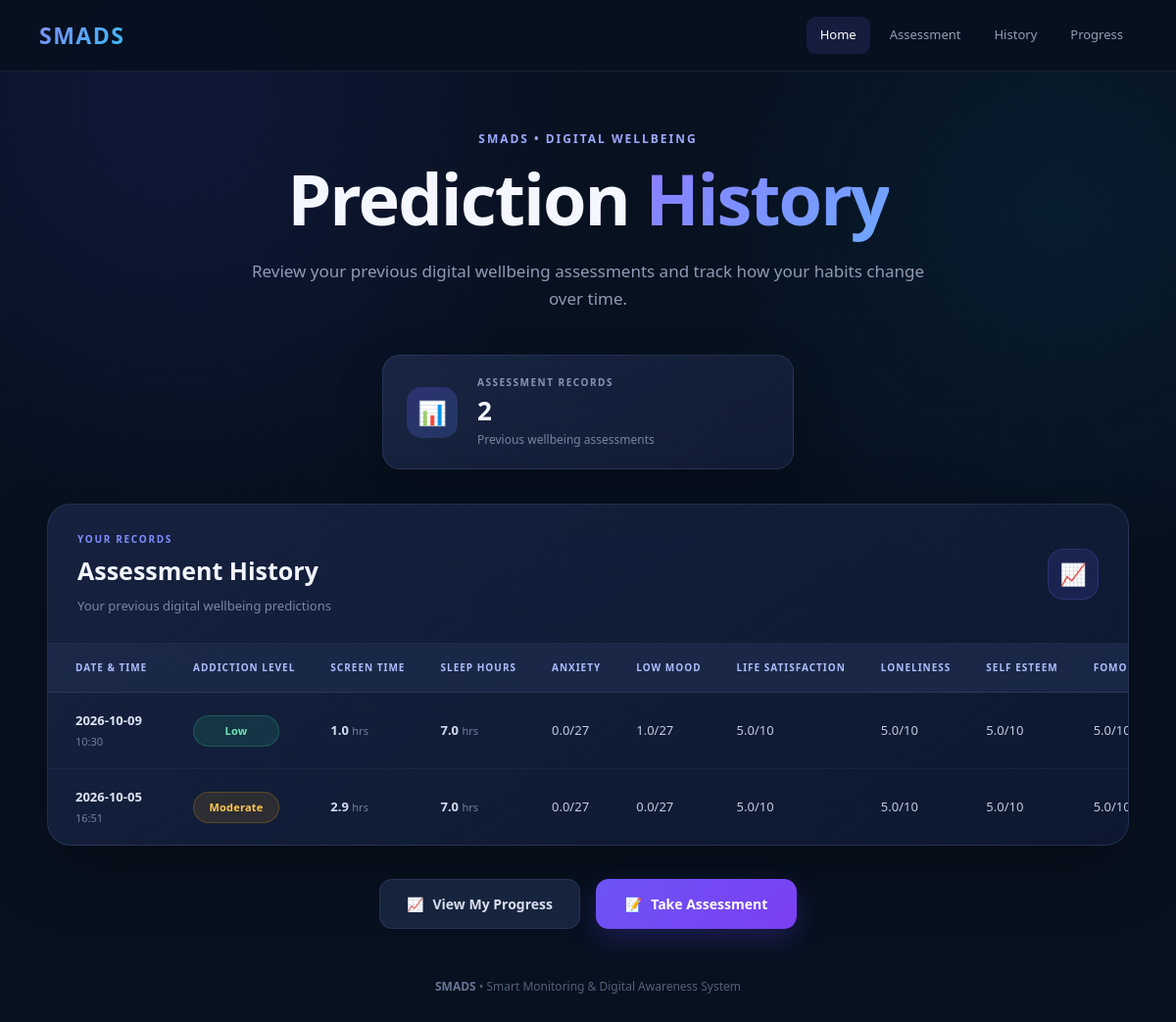
The app's page /history (signed in) with its own data.
### tables this page shows
CREATE TABLE predictions (

            id INTEGER PRIMARY KEY AUTOINCREMENT,

            user_id INTEGER NOT NULL,

            addiction_level TEXT NOT NULL,

            prediction_confidence REAL,

            daily_screen_hours REAL,

            avg_sleep_hours REAL,

            created_at TIMESTAMP DEFAULT CURRENT_TIMESTAMP, anxiety REAL, low_mood REAL, life_satisfaction REAL, loneliness REAL, self_esteem REAL, fomo REAL, social_comparison REAL, physical_activity REAL,

            FOREIGN KEY (user_id) REFERENCES users(id)

        );

### app.py (the view)
@app.route("/history")
@login_required
def history():
    connection = get_db_connection()
    predictions = connection.execute(
        """
        SELECT
            id,
            user_id,
            addiction_level,
            prediction_confidence,
            daily_screen_hours,
            avg_sleep_hours,
            anxiety,
            low_mood,
            life_satisfaction,
            loneliness,
            self_esteem,
            fomo,
            social_comparison,
            physical_activity,
            created_at
        FROM predictions
        WHERE user_id = ?
        ORDER BY created_at DESC
        """,
        (current_user.id,)
    ).fetchall()
    connection.close()
    return render_template(
        "history.html",
        predictions=predictions
    )

### app.py (called while the page is built)
def get_db_connection():
    connection = sqlite3.connect(
        "users.db"
    )
    connection.row_factory = sqlite3.Row
    return connection

@login_manager.user_loader
def load_user(user_id):
    connection = get_db_connection()
    user = connection.execute(
        """
        SELECT *
        FROM users
        WHERE id = ?
        """,
        (user_id,)
    ).fetchone()
    connection.close()
    if user:
        return User(
            user["id"],
            user["username"],
            user["email"]
        )
    return None

### templates/history.html (shortened to what this page needs)
<!DOCTYPE html>
<html lang="en">
<head>
    <link rel="stylesheet"
          href="{{ url_for('static', filename='style.css') }}">
</head>
<body>
<header class="main-header">
    <div class="header-content">
        <div class="logo">
            SMADS
        </div>
        <nav>
            <a href="{{ url_for('home') }}">
                Home
            </a>
            <a href="{{ url_for('assessment') }}">
                Assessment
            </a>
            <a href="{{ url_for('history') }}"
               class="active">
                History
            </a>
            <a href="{{ url_for('progress') }}">
                Progress
            </a>
        </nav>
    </div>
</header>
<main class="history-container">
    <section class="history-hero">
        <div class="history-eyebrow">
            SMADS • DIGITAL WELLBEING
        </div>
        <h1>
            Prediction
            <span>History</span>
        </h1>
        <p>
            Review your previous digital wellbeing assessments
            and track how your habits change over time.
        </p>
    </section>
    <section class="history-summary">
        <div class="summary-icon">
            📊
        </div>
        <div class="summary-content">
            <span>
                ASSESSMENT RECORDS
            </span>
            <strong>
                {{ predictions|length }}
            </strong>
            <p>
                Previous wellbeing assessments
            </p>
        </div>
    </section>
    <section class="history-card">
        <div class="history-card-header">
            <div>
                <div class="history-card-label">
                    YOUR RECORDS
                </div>
                <h2>
                    Assessment History
                </h2>
                <p>
                    Your previous digital wellbeing predictions
                </p>
            </div>
            <div class="history-card-icon">
                📈
            </div>
        </div>
        {% if predictions %}
        <div class="history-table-wrapper">
            <table class="history-table">
                <thead>
                    <tr>
                        <th>Date & Time</th>
                        <th>Addiction Level</th>
                        <th>Screen Time</th>
                        <th>Sleep Hours</th>
                        <th>Anxiety</th>
                        <th>Low Mood</th>
                        <th>Life Satisfaction</th>
                        <th>Loneliness</th>
                        <th>Self Esteem</th>
                        <th>FOMO</th>
                    </tr>
                </thead>
                <tbody>
                {% for prediction in predictions %}
                    <tr>
                        <td class="date-cell">
                            {% if prediction["created_at"] %}
                                <div class="date-main">
                                    {{ prediction["created_at"][:10] }}
                                </div>
                                <div class="date-time">
                                    {{ prediction["created_at"][11:16] }}
                                </div>
                            {% else %}
                                <span class="empty-value">
                                    —
                                </span>
                            {% endif %}
                        </td>
                        <td>
                            {% if prediction["addiction_level"] == "Low" %}
                                <span class="history-badge badge-low">
                                    Low
                                </span>
                            {% elif prediction["addiction_level"] == "Moderate" %}
                                <span class="history-badge badge-moderate">
                                    Moderate
                                </span>
                            {% elif prediction["addiction_level"] == "High" %}
                                <span class="history-badge badge-high">
                                    High
                                </span>
                            {% else %}
                                <span class="history-badge badge-default">
                                    {{ prediction["addiction_level"] or "Unknown" }}
                                </span>
                            {% endif %}
                        </td>
                        <td class="metric-cell">
                            {% if prediction["daily_screen_hours"] is not none %}
                                {{ "%.1f"|format(prediction["daily_screen_hours"]) }}
                                <span>hrs</span>
                            {% else %}
                                <span class="empty-value">—</span>
                            {% endif %}
                        </td>
                        <td class="metric-cell">
                            {% if prediction["avg_sleep_hours"] is not none %}
                                {{ "%.1f"|format(prediction["avg_sleep_hours"]) }}
                                <span>hrs</span>
                            {% else %}
                                <span class="empty-value">—</span>
                            {% endif %}
                        </td>
                        <td>
                            {% if prediction["anxiety"] is not none %}
                                {{ prediction["anxiety"] }}/27
                            {% else %}
                                <span class="empty-value">—</span>
                            {% endif %}
                        </td>
                        <td>
                            {% if prediction["low_mood"] is not none %}
                                {{ prediction["low_mood"] }}/27
                            {% else %}
                                <span class="empty-value">—</span>
                            {% endif %}
                        </td>
                        <td>
                            {% if prediction["life_satisfaction"] is not none %}
                                {{ prediction["life_satisfaction"] }}/10
                            {% else %}
                                <span class="empty-value">—</span>
                            {% endif %}
                        </td>
                        <td>
                            {% if prediction["loneliness"] is not none %}
                                {{ prediction["loneliness"] }}/10
                            {% else %}
                                <span class="empty-value">—</span>
                            {% endif %}
                        </td>
                        <td>
                            {% if prediction["self_esteem"] is not none %}
                                {{ prediction["self_esteem"] }}/10
                            {% else %}
                                <span class="empty-value">—</span>
                            {% endif %}
                        </td>
                        <td>
                            {% if prediction["fomo"] is not none %}
                                {{ prediction["fomo"] }}/10
                            {% else %}
                                <span class="empty-value">—</span>
                            {% endif %}
                        </td>
                    </tr>
                {% endfor %}
                </tbody>
            </table>
        </div>
        {% endif %}
    </section>
    <section class="history-actions">
        <a href="{{ url_for('progress') }}"
           class="history-secondary-button">
            📈
            <span>
                View My Progress
            </span>
        </a>
        <a href="{{ url_for('assessment') }}"
           class="history-primary-button">
            📝
            <span>
                Take Assessment
            </span>
        </a>
    </section>
    <footer class="history-footer">
        <strong>
            SMADS
        </strong>
        <span>
            • Smart Monitoring & Digital Awareness System
        </span>
    </footer>
</main>
</body>
</html>

### records on screen
predictions: created_at "2026-10-09", created_at "10:30", addiction_level "Low", daily_screen_hours "1.0", avg_sleep_hours "7.0", anxiety "0.0", low_mood "1.0", life_satisfaction "5.0", loneliness "5.0", self_esteem "5.0", fomo "5.0"
predictions: created_at "2026-10-05", created_at "16:51", addiction_level "Moderate", daily_screen_hours "2.9", avg_sleep_hours "7.0", anxiety "0.0", low_mood "0.0", life_satisfaction "5.0", loneliness "5.0", self_esteem "5.0", fomo "5.0"

### other values on screen
{{ predictions|length }} "2"
